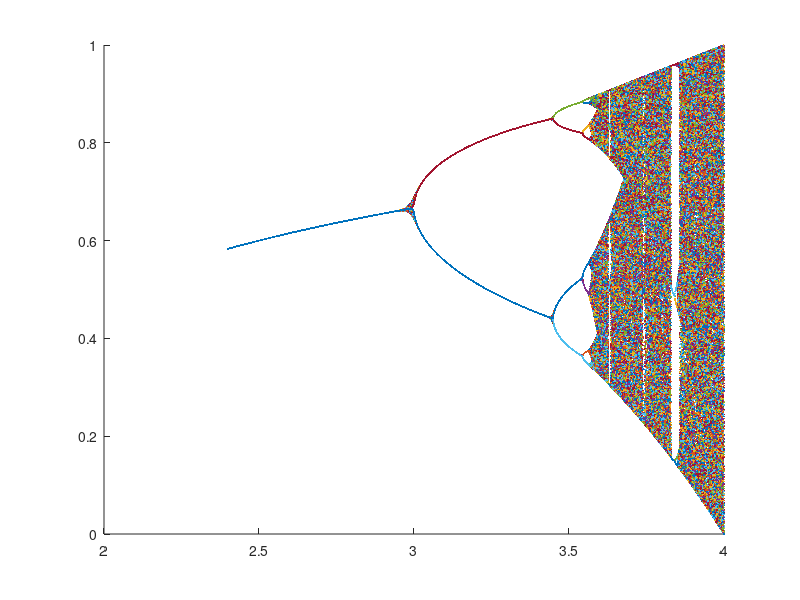

This chart was generated by the following MATLAB code:
t = 1:500;
a = 2.4:0.001:4.0;
x = ones(size(a)) / 2;

figure
hold on

for i = t
    x = a .* x .* (1 - x);
    if i > 100
        scatter(a, x, 2, 'filled');
    end
end
